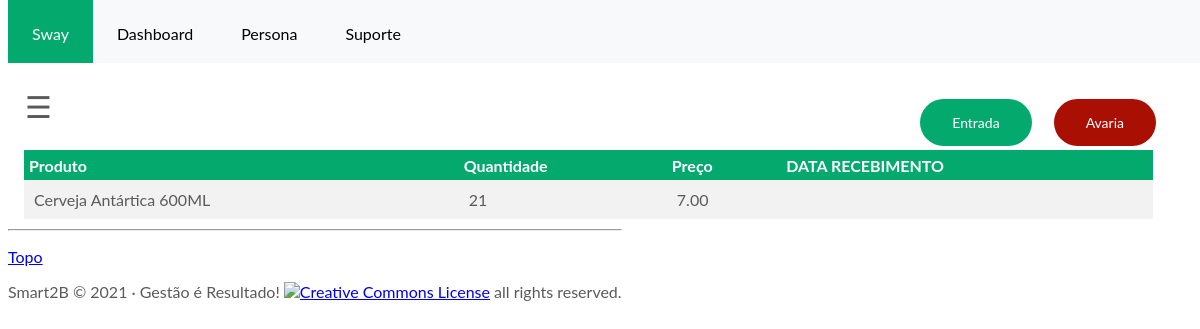
/swayapp/product_details/4/, run on the app's committed database.
### swayapp/models.py (models this page shows, shortened)
class Product(models.Model):
    imported = models.BooleanField('Importado', default=False)
    outofline = models.BooleanField('Fora de Linha', default=False)
    ncm = models.CharField('NCM', max_length=8)
    brand = models.ForeignKey(
        Brand,
        on_delete=models.CASCADE,
        verbose_name='marca'
    )
    product = models.CharField('Produto', max_length=100, unique=True)
    sell_price = models.DecimalField('Preço venda', max_digits=7, decimal_places=2, default=0)
    received_by = models.ForeignKey(User, max_length=50, blank=True, null=True, on_delete=models.CASCADE)
    received = models.IntegerField(default='0', blank=False, null=True)
    received_price = models.DecimalField('Preço Recebimento', max_digits=20, decimal_places=2, null=True)
    ipi = models.DecimalField('IPI', max_digits=3, decimal_places=2, blank=True, default=0)
    stock = models.IntegerField('Estoque atual', default='0', blank=False, null=True)
    stock_min = models.PositiveIntegerField('Estoque Minimo', default=0)
    category = models.ForeignKey(Category, verbose_name='Categoria', on_delete=models.SET_NULL, null=True, blank=True)
    class Meta:
        ordering = ['product']
        verbose_name = 'produto'
        verbose_name_plural = 'produtos'

### swayapp/views.py (the view)
# urls.py: path('product_details/<str:pk>/', views.product_detail, name="product_detail"),
def product_detail(request, pk):
    queryset = Product.objects.get(id=pk)
    context = {"title": queryset.product,
               "queryset": queryset,}
    return render(request, "product_detail.html", context)

### swayapp/templates/product_detail.html
{% extends 'base.html' %}
{% load widget_tweaks %}
{% block content %}
<main role="main" class="container">
  <div class="jumbotron">
        <br>
      <a href="{% url 'swayapp:report' queryset.id %}"><div class="avaria-button" class="Willianclass">Avaria</div></a>
      <a href="{% url 'swayapp:receive' queryset.id %}"><div class="addbutton" class="Willianclass">Entrada</div></a>
      <br><br>
      <div class="display_table">
         <table class='table'>
            <thead>
              <tr>
                <th>Produto</th>
                <th>Quantidade</th>
                <th>Preço</th>
                <th>DATA RECEBIMENTO</th>
              </tr>
              <tr>
                <td>{{queryset.product}}</td>
                <td>{{queryset.stock}}</td>
                <td>{{queryset.sell_price}}</td>
                <td>{{queryset.data_recebimento}}</td>
              </tr>
         </table>
      </div>
  </div>
</main>
{% endblock content %}

### swayapp/static/css/style.css (style rules this page uses)
html { font-family: "Lato", sans-serif; -webkit-text-size-adjust: 100%; -ms-text-size-adjust: 100%; }
table { width: 98%; border-color: green; border-spacing: 0; border-collapse: collapse; margin-top: 2px; margin-left: 10px margin-right: 10px }
th { height: 30px; color: white; text-align: left; vertical-align: middle; background-color: #04AA6D; padding: 5px; position: -webkit-sticky; top: 0; }
td { height: 10px; padding: 10px; }
tr:nth-child(even) { background-color: #f2f2f2; }
.addbutton { background-color: #04AA6D; border: none; color: white; padding: 15px 32px; text-align: center; text-decoration: none; font-size: 14px; margin: 4px 2px; cursor: pointer; float: right; margin-top: 56; margin-right: 20; border-radius: 50px; }
.avaria-button { background-color: #aa0f04; border: none; color: white; padding: 15px 32px; text-align: center; text-decoration: none; font-size: 14px; margin: 4px 2px; cursor: pointer; float: right; margin-top: 56; margin-right: 20; border-radius: 50px; }

### swayapp/templates/base.html (style rules this page uses)
body { padding-top: 0; padding-bottom: 40px; color: #5a5a5a; }

### data on the page
Product: product "Cerveja Antártica 600ML", stock "21", sell_price "7.00"
